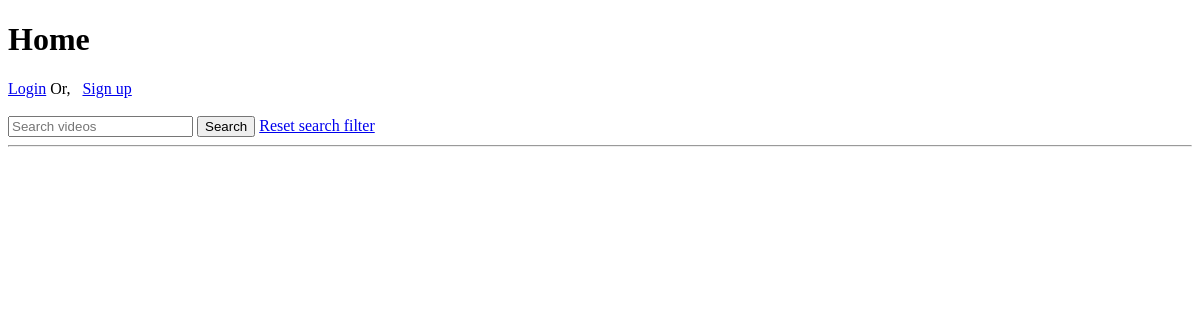
/home/, run on an earlier commit of the app's database.
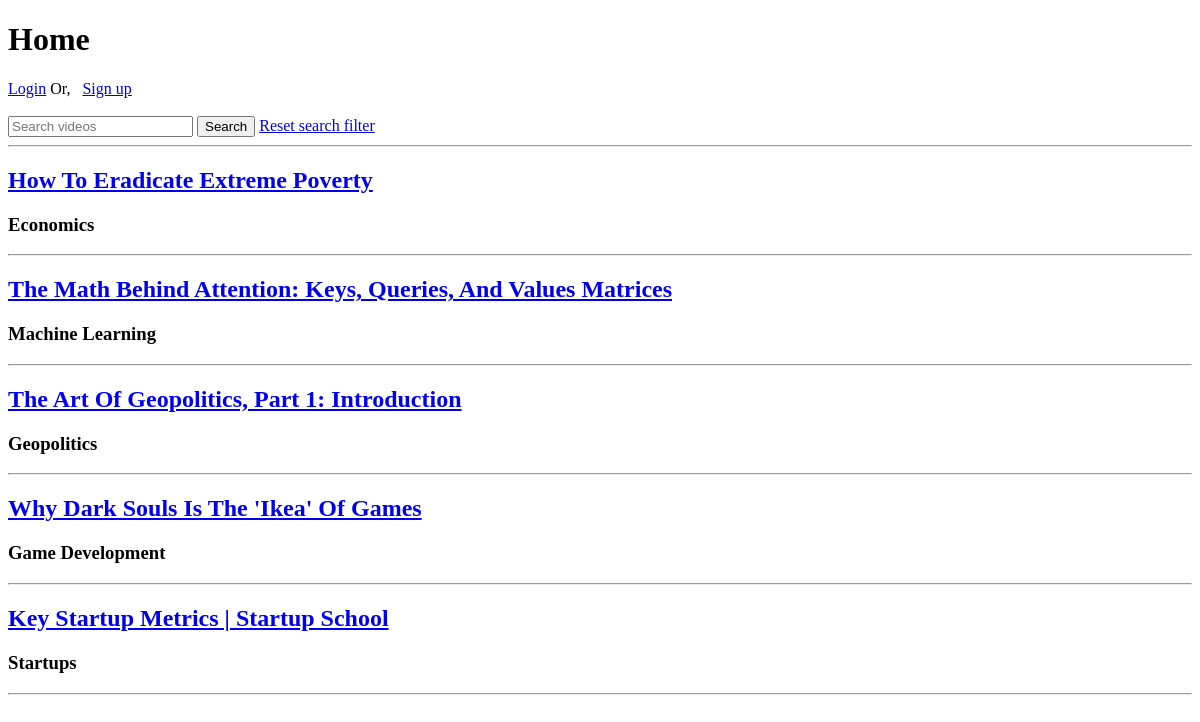
And on a later commit of the database.
### video_streaming/models.py (models this page shows, shortened)
class Video(models.Model):
    title = models.CharField(max_length=100)
    source = models.URLField(max_length=500)
    category_choices = [
        ('1', 'Machine Learning'),
        ('2', 'Economics'),
        ('3', 'Geopolitics'),
        ('4', 'Game Development'),
        ('5', 'Startups'),
    ]
    category = models.CharField(max_length=50, choices=category_choices, null=True, blank=True)
    slug = models.SlugField(max_length=250, unique=True, blank=True)

### Video_Streaming_Site/views.py (the view)
# urls.py: path('home/', views.DisplayVideoList.as_view(), name='home'),
class DisplayVideoList(ListView):
    model = models.Video
    template_name = 'home.html'
    context_object_name = 'videos'
    def get_queryset(self):  # sourcery skip: use-named-expression
        queryset = super().get_queryset()
        query= self.request.GET.get('searchFilter')
        if query:
            queryset = queryset.filter(title__icontains=query)
        return queryset

### templates/home.html (shortened to what this page needs)
{% extends 'base.html' %}
{% block body %}
    <h1>
        {{ request.resolver_match.url_name | title }}
    </h1>
    {% if user.is_authenticated %}
        <form action="{% url 'logout' %}" method='POST'>
            {% csrf_token %}
            <input type='submit' value='logout'>
        </form>
    {% else %}
        <a href="{% url 'login' %}">Login</a>
        Or, &nbsp;
        <a href="{% url 'signup' %}">Sign up</a>
    {% endif %}
    <form method="GET" action="{% url 'home' %}">
        <br>
        <input type="text" name="searchFilter" placeholder="Search videos">
        <input type="submit" value="Search">
        <a href="{% url 'home' %}">Reset search filter</a>
    </form>
    <hr>
    {% for video in videos %}
            <h2>
                <a href="{% url 'video_streaming:stream' video.slug %}">
                    {{ video.title | title }}
                </a>
            </h2>
            <h3>
                {{ video.get_category_display | title }}
            </h3>
            <hr>
    {% endfor %}
{% endblock %}

### templates/base.html (shortened to what this page needs)
<!DOCTYPE html>
<html lang="en">
<head>
</head>
<body>
    {% block body %}
    {% endblock %}
</body>
</html>

What changed in the data, as far as the page shows it:
added Video: title "How To Eradicate Extreme Poverty", category "Economics"
added Video: title "The Math Behind Attention: Keys, Queries, And Values Matrices", category "Machine Learning"
added Video: title "The Art Of Geopolitics, Part 1: Introduction", category "Geopolitics"
added Video: title "Why Dark Souls Is The 'Ikea' Of Games", category "Game Development"
added Video: title "Key Startup Metrics | Startup School", category "Startups"
